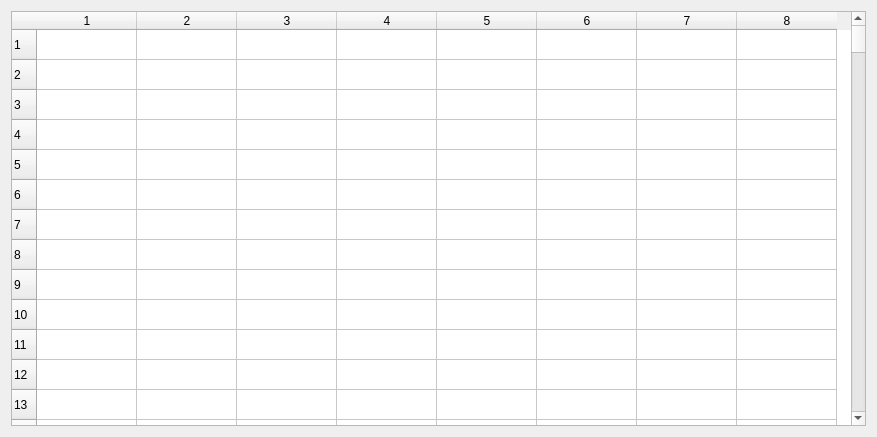
<?xml version="1.0" encoding="UTF-8"?>
<ui version="4.0">
 <class>DumpForm</class>
 <widget class="QWidget" name="DumpForm">
  <property name="geometry">
   <rect>
    <x>0</x>
    <y>0</y>
    <width>877</width>
    <height>437</height>
   </rect>
  </property>
  <property name="windowTitle">
   <string>Dump памяти</string>
  </property>
  <layout class="QGridLayout" name="gridLayout">
   <item row="0" column="0">
    <widget class="QTableWidget" name="tableWidget">
     <property name="rowCount">
      <number>512</number>
     </property>
     <property name="columnCount">
      <number>8</number>
     </property>
     <row/>
     <row/>
     <row/>
     <row/>
     <row/>
     <row/>
     <row/>
     <row/>
     <row/>
     <row/>
     <row/>
     <row/>
     <row/>
     <row/>
     <row/>
     <row/>
     <row/>
     <row/>
     <row/>
     <row/>
     <row/>
     <row/>
     <row/>
     <row/>
     <row/>
     <row/>
     <row/>
     <row/>
     <row/>
     <row/>
     <row/>
     <row/>
     <row/>
     <row/>
     <row/>
     <row/>
     <row/>
     <row/>
     <row/>
     <row/>
     <row/>
     <row/>
     <row/>
     <row/>
     <row/>
     <row/>
     <row/>
     <row/>
     <row/>
     <row/>
     <row/>
     <row/>
     <row/>
     <row/>
     <row/>
     <row/>
     <row/>
     <row/>
     <row/>
     <row/>
     <row/>
     <row/>
     <row/>
     <row/>
     <row/>
     <row/>
     <row/>
     <row/>
     <row/>
     <row/>
     <row/>
     <row/>
     <row/>
     <row/>
     <row/>
     <row/>
     <row/>
     <row/>
     <row/>
     <row/>
     <row/>
     <row/>
     <row/>
     <row/>
     <row/>
     <row/>
     <row/>
     <row/>
     <row/>
     <row/>
     <row/>
     <row/>
     <row/>
     <row/>
     <row/>
     <row/>
     <row/>
     <row/>
     <row/>
     <row/>
     <row/>
     <row/>
     <row/>
     <row/>
     <row/>
     <row/>
     <row/>
     <row/>
     <row/>
     <row/>
     <row/>
     <row/>
     <row/>
     <row/>
     <row/>
     <row/>
     <row/>
     <row/>
     <row/>
     <row/>
     <row/>
     <row/>
     <row/>
     <row/>
     <row/>
     <row/>
     <row/>
     <row/>
     <row/>
     <row/>
     <row/>
     <row/>
     <row/>
     <row/>
     <row/>
     <row/>
     <row/>
     <row/>
     <row/>
     <row/>
     <row/>
     <row/>
     <row/>
     <row/>
     <row/>
     <row/>
     <row/>
     <row/>
     <row/>
     <row/>
     <row/>
     <row/>
     <row/>
     <row/>
     <row/>
     <row/>
     <row/>
     <row/>
     <row/>
     <row/>
     <row/>
     <row/>
     <row/>
     <row/>
     <row/>
     <row/>
     <row/>
     <row/>
     <row/>
     <row/>
     <row/>
     <row/>
     <row/>
     <row/>
     <row/>
     <row/>
     <row/>
     <row/>
     <row/>
     <row/>
     <row/>
     <row/>
     <row/>
     <row/>
     <row/>
     <row/>
     <row/>
     <row/>
     <row/>
     <row/>
     <row/>
     <row/>
     <row/>
     <row/>
     <row/>
     <row/>
     <row/>
     <row/>
     <row/>
     <row/>
     <row/>
     <row/>
     <row/>
     <row/>
     <row/>
     <row/>
     <row/>
     <row/>
     <row/>
     <row/>
     <row/>
     <row/>
     <row/>
     <row/>
     <row/>
     <row/>
     <row/>
     <row/>
     <row/>
     <row/>
     <row/>
     <row/>
     <row/>
     <row/>
     <row/>
     <row/>
     <row/>
     <row/>
     <row/>
     <row/>
     <row/>
     <row/>
     <row/>
     <row/>
     <row/>
     <row/>
     <row/>
     <row/>
     <row/>
     <row/>
     <row/>
     <row/>
     <row/>
     <row/>
     <row/>
     <row/>
     <row/>
     <row/>
     <row/>
     <row/>
     <row/>
     <row/>
     <row/>
     <row/>
     <row/>
     <row/>
     <row/>
     <row/>
     <row/>
     <row/>
     <row/>
     <row/>
     <row/>
     <row/>
     <row/>
     <row/>
     <row/>
     <row/>
     <row/>
     <row/>
     <row/>
     <row/>
     <row/>
     <row/>
     <row/>
     <row/>
     <row/>
     <row/>
     <row/>
     <row/>
     <row/>
     <row/>
     <row/>
     <row/>
     <row/>
     <row/>
     <row/>
     <row/>
     <row/>
     <row/>
     <row/>
     <row/>
     <row/>
     <row/>
     <row/>
     <row/>
     <row/>
     <row/>
     <row/>
     <row/>
     <row/>
     <row/>
     <row/>
     <row/>
     <row/>
     <row/>
     <row/>
     <row/>
     <row/>
     <row/>
     <row/>
     <row/>
     <row/>
     <row/>
     <row/>
     <row/>
     <row/>
     <row/>
     <row/>
     <row/>
     <row/>
     <row/>
     <row/>
     <row/>
     <row/>
     <row/>
     <row/>
     <row/>
     <row/>
     <row/>
     <row/>
     <row/>
     <row/>
     <row/>
     <row/>
     <row/>
     <row/>
     <row/>
     <row/>
     <row/>
     <row/>
     <row/>
     <row/>
     <row/>
     <row/>
     <row/>
     <row/>
     <row/>
     <row/>
     <row/>
     <row/>
     <row/>
     <row/>
     <row/>
     <row/>
     <row/>
     <row/>
     <row/>
     <row/>
     <row/>
     <row/>
     <row/>
     <row/>
     <row/>
     <row/>
     <row/>
     <row/>
     <row/>
     <row/>
     <row/>
     <row/>
     <row/>
     <row/>
     <row/>
     <row/>
     <row/>
     <row/>
     <row/>
     <row/>
     <row/>
     <row/>
     <row/>
     <row/>
     <row/>
     <row/>
     <row/>
     <row/>
     <row/>
     <row/>
     <row/>
     <row/>
     <row/>
     <row/>
     <row/>
     <row/>
     <row/>
     <row/>
     <row/>
     <row/>
     <row/>
     <row/>
     <row/>
     <row/>
     <row/>
     <row/>
     <row/>
     <row/>
     <row/>
     <row/>
     <row/>
     <row/>
     <row/>
     <row/>
     <row/>
     <row/>
     <row/>
     <row/>
     <row/>
     <row/>
     <row/>
     <row/>
     <row/>
     <row/>
     <row/>
     <row/>
     <row/>
     <row/>
     <row/>
     <row/>
     <row/>
     <row/>
     <row/>
     <row/>
     <row/>
     <row/>
     <row/>
     <row/>
     <row/>
     <row/>
     <row/>
     <row/>
     <row/>
     <row/>
     <row/>
     <row/>
     <row/>
     <row/>
     <row/>
     <row/>
     <row/>
     <row/>
     <row/>
     <row/>
     <row/>
     <row/>
     <row/>
     <row/>
     <row/>
     <row/>
     <row/>
     <row/>
     <row/>
     <row/>
     <row/>
     <row/>
     <row/>
     <row/>
     <row/>
     <row/>
     <row/>
     <row/>
     <row/>
     <row/>
     <row/>
     <row/>
     <row/>
     <row/>
     <row/>
     <row/>
     <row/>
     <row/>
     <row/>
     <row/>
     <row/>
     <row/>
     <row/>
     <row/>
     <row/>
     <row/>
     <row/>
     <row/>
     <row/>
     <row/>
     <row/>
     <row/>
     <row/>
     <row/>
     <row/>
     <row/>
     <row/>
     <row/>
     <row/>
     <row/>
     <row/>
     <row/>
     <row/>
     <row/>
     <row/>
     <row/>
     <row/>
     <row/>
     <row/>
     <column/>
     <column/>
     <column/>
     <column/>
     <column/>
     <column/>
     <column/>
     <column/>
    </widget>
   </item>
  </layout>
 </widget>
 <resources/>
 <connections/>
</ui>
